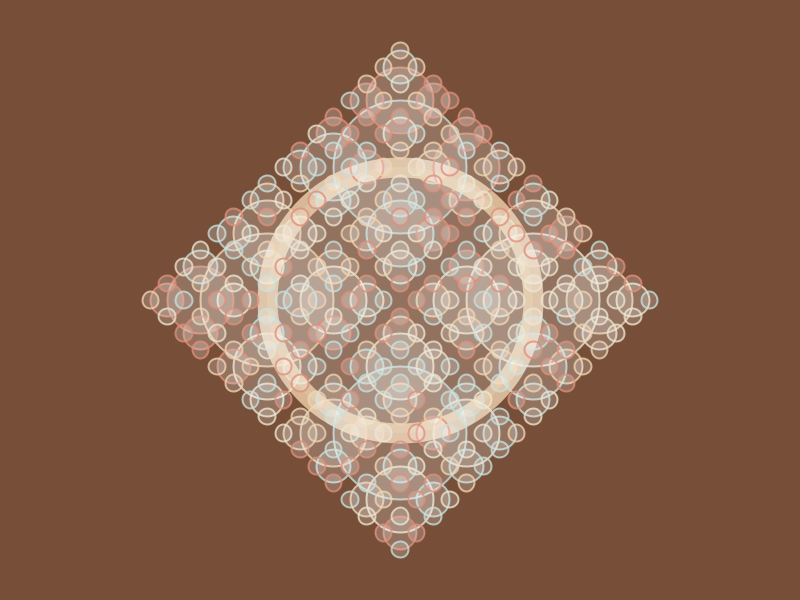
Frame 1 (no input)
Frame 60 (the mouse pressed at the canvas centre just before this capture): identical to frame 1, image omitted
Frame 120 (the mouse held since frame 60 and released just before this capture): identical to frame 1, image omitted

The Processing sketch that drew this single still picture (run headless with seeded random() and noise(); from frame 60 on, the mouse is pressed at the canvas centre):

// Processing sketch: wip_palette_recursions
// ── wip_palette_recursions.pde
float sz, theta, ns, sw;
color[] palette = {
  #E08E79, #F1D4AF, #ECE5CE, #C5E0DC
};
 
void setup() {
  size(800, 600);
  background(#774F38);
  noFill();
  rectMode(CENTER);
  sw = 20;
  sz = width/3;
  ns = random(10);
  drawRect(width/2, height/2, sz, 4);
}
 
void drawRect(float x, float y, float sz, int num) {
  float nx, ny, nsz, cn;
  int nn;
  strokeWeight(sw);
  println(sw);
  fill(255, 50);
  stroke(palette[int(random(palette.length))], 200);
  //rect(x, y, sz, sz, sz/5 );
  ellipse(x, y, sz, sz);
  sw = 2;
  if (num > 0) {
    nn = num-1;
    nx = x;
    ny = y-sz/2;
    drawRect(nx, ny, sz/2, nn);
    nx = x +sz/2;
    ny = y ;
    drawRect(nx, ny, sz/2, nn);
    nx = x;
    ny = y +sz/2;
    drawRect(nx, ny, sz/2, nn);
    nx = x-sz/2;
    ny = y;
    drawRect(nx, ny, sz/2, nn);
  }
}
 
void draw() {
}
